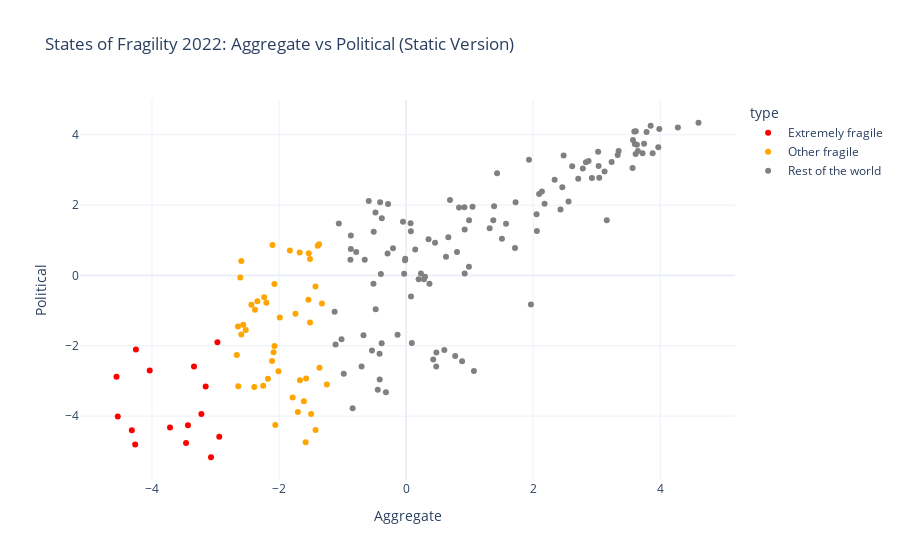

The notebook cell saved with this chart:
### Markdown cell above
# Fragility
## States of Fragility 2022
XX.

### Code cell
import os
import pandas as pd
import plotly.graph_objs as go
import plotly.express as px
import plotly.io as pio

def create_interactive_fragility_plot(file_path, save_html=True):
    # Read the Excel file
    df = pd.read_excel(file_path, sheet_name='Scores')
    
    # Clean column names by removing 'PC1'
    df.columns = [col.replace('.PC1', '') for col in df.columns]
    
    # Create static figure using plotly express for notebook display
    static_fig = px.scatter(df, 
                          x='Aggregate', 
                          y='Political',
                          color='type',
                          color_discrete_map={
                              'Extremely fragile': 'red',
                              'Other fragile': 'orange',
                              'Rest of the world': 'gray'
                          },
                          hover_data=['country'],
                          title='States of Fragility 2022: Aggregate vs Political (Static Version)')
    
    # Create interactive figure with dropdowns
    interactive_fig = go.Figure()
    
    # Get list of numeric columns for dropdowns
    exclude_cols = ['iso3c', 'country', 'type']
    numeric_cols = [col for col in df.columns if col not in exclude_cols]
    
    # Add scatter trace
    interactive_fig.add_trace(go.Scatter(
        x=df['Aggregate'], 
        y=df['Political'],
        mode='markers',
        text=df['country'],
        hoverinfo='text+x+y',
        marker=dict(
            color=df['type'].map({
                'Extremely fragile': 'red',
                'Other fragile': 'orange',
                'Rest of the world': 'gray'
            }),
            size=10,
            opacity=0.7
        )
    ))

    # Update layout for interactive figure
    interactive_fig.update_layout(
        title='States of Fragility 2022: Aggregate vs Political (Interactive Version)',
        xaxis_title='Aggregate',
        yaxis_title='Political',
        height=600,
        width=1000,
        updatemenus=[
            # X-axis dropdown
            dict(
                buttons=list([
                    dict(
                        args=[{'x': [df[col]]}],
                        label=col,
                        method='restyle'
                    ) for col in numeric_cols
                ]),
                direction="down",
                pad={"r": 10, "t": 10},
                showactive=True,
                x=0.1,
                xanchor="left",
                y=1.1,
                yanchor="top"
            ),
            # Y-axis dropdown
            dict(
                buttons=list([
                    dict(
                        args=[{'y': [df[col]]}],
                        label=col,
                        method='restyle'
                    ) for col in numeric_cols
                ]),
                direction="down",
                pad={"r": 10, "t": 10},
                showactive=True,
                x=0.3,
                xanchor="left",
                y=1.1,
                yanchor="top"
            )
        ],
        annotations=[
            dict(text="X-axis:", x=0, xref="paper", y=1.15, yref="paper", align="left", showarrow=False),
            dict(text="Y-axis:", x=0.2, xref="paper", y=1.15, yref="paper", align="left", showarrow=False)
        ]
    )
    
    # Save interactive version to HTML in _build/html directory
    if save_html:
        # Create _build/html directory if it doesn't exist
        build_dir = os.path.join('_build', 'html')
        os.makedirs(build_dir, exist_ok=True)
        
        # Save the file
        html_filename = 'interactive_fragility_plot.html'
        html_path = os.path.join(build_dir, html_filename)
        interactive_fig.write_html(html_path)
    
    return static_fig, interactive_fig

file_path = os.path.join(data_dir, 'sof_2022.xlsx')
static_fig, _ = create_interactive_fragility_plot(file_path)
static_fig.show()  # This will show the static version in the notebook

### Figure 1 — Plotly figure (JSON) as saved in the notebook; plotly's stock layout.template omitted (floating-point values rounded to 4 significant figures)
{"data": [{"customdata": [["Somalia"], ["South Sudan"], ["Afghanistan"], ["Yemen"], ["Central African Republic (the)"], ["Congo (the Democratic Republic of the)"], ["Chad"], ["Syrian Arab Republic (the)"], ["Congo (the)"], ["Haiti"], ["Burundi"], ["Sudan (the)"], ["Eritrea"], ["Iraq"], ["Equatorial Guinea"]], "hovertemplate": "type=Extremely fragile<br>Aggregate=%{x}<br>Political=%{y}<br>country=%{customdata[0]}<extra></extra>", "legendgroup": "Extremely fragile", "marker": {"color": "red", "symbol": "circle"}, "mode": "markers", "name": "Extremely fragile", "orientation": "v", "showlegend": true, "type": "scatter", "x": [-4.558, -4.538, -4.316, -4.264, -4.252, -4.035, -3.716, -3.463, -3.433, -3.338, -3.222, -3.154, -3.071, -2.97, -2.941], "xaxis": "x", "y": [-2.879, -4.007, -4.4, -4.81, -2.102, -2.706, -4.322, -4.764, -4.256, -2.59, -3.937, -3.16, -5.169, -1.897, -4.586], "yaxis": "y"}, {"customdata": [["Libya"], ["Angola"], ["Cameroon"], ["Niger (the)"], ["Mali"], ["Liberia"], ["Madagascar"], ["Uganda"], ["Mozambique"], ["Guinea"], ["Nigeria"], ["Papua New Guinea"], ["Myanmar"], ["Guinea-Bissau"], ["Zambia"], ["Comoros (the)"], ["Mauritania"], ["Timor-Leste"], ["Zimbabwe"], ["Burkina Faso"], ["Ethiopia"], ["Tajikistan"], ["Bangladesh"], ["Pakistan"], ["Sierra Leone"], ["Cambodia"], ["Côte d'Ivoire"], ["Venezuela (Bolivarian Republic of)"], ["Solomon Islands"], ["Djibouti"], ["Eswatini"], ["Turkmenistan"], ["Lao People's Democratic Republic (the)"], ["Guatemala"], ["Tanzania, the United Republic of"], ["Kenya"], ["Togo"], ["Nicaragua"], ["Benin"], ["Korea (the Democratic People's Republic of)"], ["Lesotho"], ["Gambia (the)"], ["Palestine, State of"], ["Honduras"], ["Iran (Islamic Republic of)"]], "hovertemplate": "type=Other fragile<br>Aggregate=%{x}<br>Political=%{y}<br>country=%{customdata[0]}<extra></extra>", "legendgroup": "Other fragile", "marker": {"color": "orange", "symbol": "circle"}, "mode": "markers", "name": "Other fragile", "orientation": "v", "showlegend": true, "type": "scatter", "x": [-2.665, -2.645, -2.641, -2.61, -2.593, -2.593, -2.563, -2.523, -2.435, -2.389, -2.378, -2.34, -2.25, -2.233, -2.199, -2.174, -2.109, -2.103, -2.086, -2.072, -2.071, -2.059, -2.009, -1.988, -1.829, -1.785, -1.741, -1.703, -1.675, -1.67, -1.609, -1.581, -1.574, -1.537, -1.532, -1.513, -1.512, -1.495, -1.426, -1.425, -1.391, -1.37, -1.363, -1.325, -1.247], "xaxis": "x", "y": [-2.264, -1.453, -3.149, -0.05652, -1.676, 0.4075, -1.403, -1.547, -0.8334, -3.174, -0.9723, -0.7319, -3.137, -0.621, -0.7745, -2.934, -2.433, 0.8627, -2.185, -0.242, -2.002, -4.249, -2.725, -1.197, 0.713, -3.473, -1.091, -3.884, 0.6493, -2.979, -3.579, -4.742, -2.929, -0.6899, 0.6341, 0.4711, -1.338, -3.938, -0.3113, -4.393, 0.8472, 0.8845, -2.626, -0.794, -3.101], "yaxis": "y"}, {"customdata": [["Philippines (the)"], ["Rwanda"], ["Malawi"], ["Gabon"], ["Egypt"], ["Nepal"], ["Indonesia"], ["Senegal"], ["Azerbaijan"], ["India"], ["Algeria"], ["Lebanon"], ["Paraguay"], ["South Africa"], ["Oman"], ["Colombia"], ["Sao Tome and Principe"], ["Ghana"], ["El Salvador"], ["Saudi Arabia"], ["Türkiye"], ["Uzbekistan"], ["Peru"], ["Mexico"], ["Kyrgyzstan"], ["Suriname"], ["Bahrain"], ["Ecuador"], ["Namibia"], ["Dominican Republic (the)"], ["Viet Nam"], ["Vanuatu"], ["Sri Lanka"], ["Maldives"], ["Guyana"], ["Botswana"], ["Bhutan"], ["Kuwait"], ["Thailand"], ["Panama"], ["Fiji"], ["Bosnia and Herzegovina"], ["Bolivia (Plurinational State of)"], ["Jordan"], ["Albania"], ["Morocco"], ["Kazakhstan"], ["Brazil"], ["Qatar"], ["China"], ["Cuba"], ["Malaysia"], ["Belize"], ["Cabo Verde"], ["United Arab Emirates (the)"], ["North Macedonia"], ["Argentina"], ["Russian Federation (the)"], ["Jamaica"], ["Mauritius"], ["Serbia"], ["Ukraine"], ["Mongolia"], ["Trinidad and Tobago"], ["Belarus"], ["Moldova (the Republic of)"], ["Georgia"], ["Tunisia"], ["Costa Rica"], ["Montenegro"], ["Armenia"], ["Brunei Darussalam"], ["Bulgaria"], ["Chile"], ["Hong Kong"], ["Romania"], ["Hungary"], ["Barbados"], ["Croatia"], ["Seychelles"], ["Slovakia"], ["Poland"], ["Cyprus"], ["Uruguay"], ["Malta"], ["Greece"], ["Slovenia"], ["Czechia"], ["Korea (the Republic of)"], ["Italy"], ["Israel"], ["Lithuania"], ["Ireland"], ["United States of America (the)"], ["Latvia"], ["Singapore"], ["Japan"], ["Spain"], ["Portugal"], ["United Kingdom"], ["Estonia"], ["Switzerland"], ["Netherlands (the)"], ["France"], ["Germany"], ["Austria"], ["Australia"], ["Canada"], ["Belgium"], ["Norway"], ["New Zealand"], ["Iceland"], ["Luxembourg"], ["Sweden"], ["Finland"], ["Denmark"]], "hovertemplate": "type=Rest of the world<br>Aggregate=%{x}<br>Political=%{y}<br>country=%{customdata[0]}<extra></extra>", "legendgroup": "Rest of the world", "marker": {"color": "gray", "symbol": "circle"}, "mode": "markers", "name": "Rest of the world", "orientation": "v", "showlegend": true, "type": "scatter", "x": [-1.124, -1.11, -1.059, -1.016, -0.9812, -0.876, -0.8698, -0.8694, -0.8416, -0.7849, -0.7003, -0.6704, -0.6508, -0.5877, -0.5373, -0.5135, -0.5094, -0.482, -0.4783, -0.4458, -0.4171, -0.4156, -0.4088, -0.3967, -0.384, -0.3822, -0.3172, -0.291, -0.2832, -0.2058, -0.1338, -0.04811, -0.03055, -0.01603, -0.0134, 0.07098, 0.07549, 0.07739, 0.09072, 0.1439, 0.1973, 0.2335, 0.2818, 0.2979, 0.3535, 0.3681, 0.4271, 0.4559, 0.4745, 0.4766, 0.6018, 0.628, 0.6645, 0.6914, 0.7727, 0.8017, 0.8336, 0.8815, 0.9178, 0.9224, 0.9226, 0.9891, 0.9912, 1.046, 1.068, 1.316, 1.373, 1.386, 1.432, 1.509, 1.573, 1.715, 1.724, 1.935, 1.965, 2.054, 2.059, 2.094, 2.138, 2.18, 2.338, 2.431, 2.459, 2.479, 2.557, 2.615, 2.71, 2.782, 2.831, 2.872, 2.925, 3.022, 3.03, 3.04, 3.124, 3.158, 3.235, 3.331, 3.346, 3.565, 3.571, 3.592, 3.6, 3.613, 3.616, 3.633, 3.649, 3.722, 3.746, 3.785, 3.85, 3.881, 3.97, 3.986, 4.278, 4.603], "xaxis": "x", "y": [-1.03, -1.962, 1.477, -1.816, -2.796, 0.4459, 0.7528, 1.139, -3.777, 0.6637, -2.589, -1.703, 0.4458, 2.116, -2.13, -0.2341, 1.244, 1.788, -0.961, -3.248, -2.224, -2.958, 2.08, 0.04403, -1.928, 1.63, -3.324, 0.6246, 2.031, 0.7733, -1.683, 1.524, 0.04748, 0.4357, 0.4763, 1.481, 1.26, -0.6002, -1.919, 0.7366, -0.1081, 0.05691, -0.1054, -0.03961, 1.03, -0.2329, -2.387, 0.9272, -2.591, -2.189, -2.122, 0.5309, 1.085, 2.147, -2.29, 0.6651, 1.931, -2.437, 1.938, 1.307, 0.05573, 0.2448, 1.569, 1.951, -2.719, 1.344, 1.571, 1.971, 2.905, 1.046, 1.468, 0.7799, 2.085, 3.292, -0.8225, 1.741, 1.261, 2.315, 2.384, 2.037, 2.724, 1.877, 2.507, 3.409, 2.101, 3.107, 2.747, 3.038, 3.219, 3.251, 2.77, 3.52, 3.112, 2.78, 2.957, 1.568, 3.224, 3.422, 3.535, 3.056, 3.855, 4.096, 3.74, 3.457, 4.099, 3.713, 3.541, 3.472, 3.745, 4.08, 4.257, 3.472, 3.643, 4.164, 4.208, 4.342], "yaxis": "y"}], "layout": {"legend": {"title": {"text": "type"}, "tracegroupgap": 0}, "title": {"text": "States of Fragility 2022: Aggregate vs Political (Static Version)"}, "xaxis": {"anchor": "y", "domain": [0, 1], "title": {"text": "Aggregate"}}, "yaxis": {"anchor": "x", "domain": [0, 1], "title": {"text": "Political"}}}}
